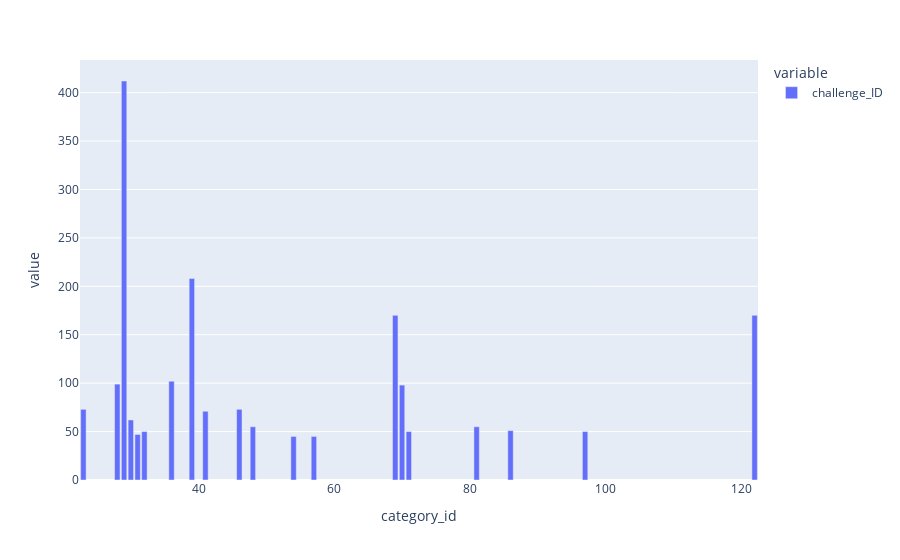

Notebook source saved alongside this figure:
### Markdown cell above
Objective: Recommend the next three challenges for the users
1. How many different challenge categories to users pusue?
2. Do users have only one category liking
3. DO users have one series liking

### Code cell
#Ehich category has the most of the challenges
top_20_challenge_category = challenge_data.groupby('category_id')['challenge_ID'].count().sort_values(ascending=False).head(20)
px.bar(top_20_challenge_category)

### Figure 1 — Plotly figure (JSON) as saved in the notebook; plotly's stock layout.template omitted (floating-point values rounded to 4 significant figures)
{"data": [{"alignmentgroup": "True", "hovertemplate": "variable=challenge_ID<br>category_id=%{x}<br>value=%{y}<extra></extra>", "legendgroup": "challenge_ID", "marker": {"color": "#636efa"}, "name": "challenge_ID", "offsetgroup": "challenge_ID", "orientation": "v", "showlegend": true, "textposition": "auto", "type": "bar", "x": [29, 39, 69, 122, 36, 28, 70, 23, 46, 41, 30, 81, 48, 86, 32, 71, 97, 31, 54, 57], "xaxis": "x", "y": [412, 208, 170, 170, 102, 99, 98, 73, 73, 71, 62, 55, 55, 51, 50, 50, 50, 47, 45, 45], "yaxis": "y"}], "layout": {"barmode": "relative", "legend": {"title": {"text": "variable"}, "tracegroupgap": 0}, "margin": {"t": 60}, "xaxis": {"anchor": "y", "domain": [0, 1], "title": {"text": "category_id"}}, "yaxis": {"anchor": "x", "domain": [0, 1], "title": {"text": "value"}}}}
